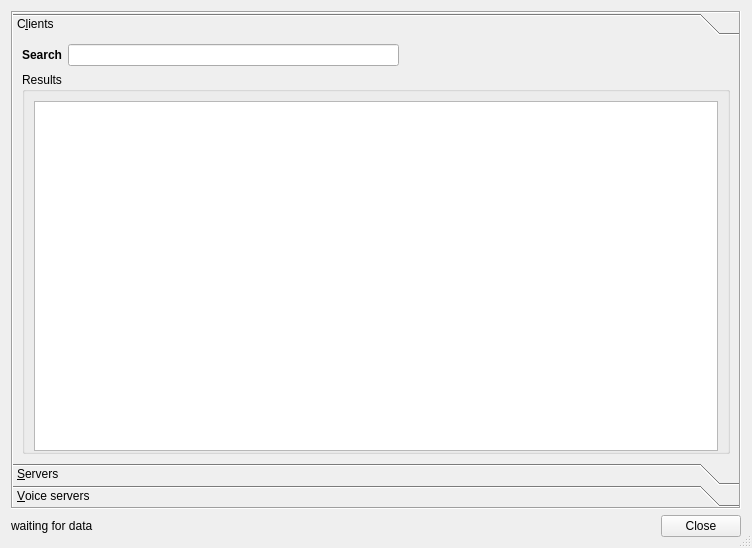
<?xml version="1.0" encoding="UTF-8"?>
<ui version="4.0">
 <class>ListClientsDialog</class>
 <widget class="QDialog" name="ListClientsDialog">
  <property name="geometry">
   <rect>
    <x>0</x>
    <y>0</y>
    <width>752</width>
    <height>548</height>
   </rect>
  </property>
  <property name="windowTitle">
   <string>Clients and servers</string>
  </property>
  <property name="windowIcon">
   <iconset resource="Resources.qrc">
    <normaloff>:/icons/qutescoop.png</normaloff>:/icons/qutescoop.png</iconset>
  </property>
  <property name="sizeGripEnabled">
   <bool>true</bool>
  </property>
  <layout class="QVBoxLayout" name="verticalLayout">
   <item>
    <widget class="QToolBox" name="toolBox">
     <property name="frameShape">
      <enum>QFrame::Box</enum>
     </property>
     <property name="frameShadow">
      <enum>QFrame::Sunken</enum>
     </property>
     <property name="currentIndex">
      <number>0</number>
     </property>
     <property name="tabSpacing">
      <number>0</number>
     </property>
     <widget class="QWidget" name="pageClients">
      <property name="geometry">
       <rect>
        <x>0</x>
        <y>0</y>
        <width>732</width>
        <height>418</height>
       </rect>
      </property>
      <attribute name="label">
       <string>C&amp;lients</string>
      </attribute>
      <layout class="QVBoxLayout" name="verticalLayout_3">
       <item>
        <layout class="QGridLayout" name="gridLayout">
         <item row="0" column="1">
          <widget class="QLineEdit" name="editFilter">
           <property name="toolTip">
            <string>Wildcards (*, ?) and those powerful &quot;Regular Expressions&quot; (search for them on the internet) allowed</string>
           </property>
          </widget>
         </item>
         <item row="0" column="0">
          <widget class="QLabel" name="label">
           <property name="font">
            <font>
             <weight>75</weight>
             <bold>true</bold>
            </font>
           </property>
           <property name="text">
            <string>Search</string>
           </property>
           <property name="buddy">
            <cstring>editFilter</cstring>
           </property>
          </widget>
         </item>
         <item row="0" column="2">
          <spacer name="horizontalSpacer">
           <property name="orientation">
            <enum>Qt::Horizontal</enum>
           </property>
           <property name="sizeHint" stdset="0">
            <size>
             <width>40</width>
             <height>20</height>
            </size>
           </property>
          </spacer>
         </item>
        </layout>
       </item>
       <item>
        <widget class="QGroupBox" name="boxResults">
         <property name="title">
          <string>Results</string>
         </property>
         <layout class="QVBoxLayout" name="verticalLayout_2">
          <property name="bottomMargin">
           <number>0</number>
          </property>
          <item>
           <widget class="QTreeView" name="treeListClients">
            <property name="toolTip">
             <string>Lists all connected Clients for the selected network</string>
            </property>
            <property name="editTriggers">
             <set>QAbstractItemView::NoEditTriggers</set>
            </property>
            <property name="rootIsDecorated">
             <bool>false</bool>
            </property>
            <property name="uniformRowHeights">
             <bool>true</bool>
            </property>
            <property name="itemsExpandable">
             <bool>false</bool>
            </property>
            <property name="sortingEnabled">
             <bool>true</bool>
            </property>
            <property name="allColumnsShowFocus">
             <bool>true</bool>
            </property>
            <property name="expandsOnDoubleClick">
             <bool>false</bool>
            </property>
           </widget>
          </item>
         </layout>
        </widget>
       </item>
      </layout>
     </widget>
     <widget class="QWidget" name="pageServers">
      <property name="geometry">
       <rect>
        <x>0</x>
        <y>0</y>
        <width>125</width>
        <height>131</height>
       </rect>
      </property>
      <attribute name="label">
       <string>&amp;Servers</string>
      </attribute>
      <layout class="QVBoxLayout" name="verticalLayout_4">
       <item>
        <layout class="QHBoxLayout" name="horizontalLayout_2">
         <item>
          <widget class="QPushButton" name="pbPingServers">
           <property name="toolTip">
            <string>Find the &quot;ping&quot; to the server, that is the time (in milliseconds) a packet needs to travel between you and the server. This is also called &quot;network lag&quot;</string>
           </property>
           <property name="text">
            <string>&amp;ping servers</string>
           </property>
          </widget>
         </item>
         <item>
          <spacer name="horizontalSpacer_2">
           <property name="orientation">
            <enum>Qt::Horizontal</enum>
           </property>
           <property name="sizeHint" stdset="0">
            <size>
             <width>40</width>
             <height>20</height>
            </size>
           </property>
          </spacer>
         </item>
        </layout>
       </item>
       <item>
        <widget class="QTableWidget" name="serversTable">
         <property name="toolTip">
          <string>Lists all servers that have been announced in Whazzup</string>
         </property>
         <property name="editTriggers">
          <set>QAbstractItemView::NoEditTriggers</set>
         </property>
         <property name="selectionMode">
          <enum>QAbstractItemView::SingleSelection</enum>
         </property>
         <property name="selectionBehavior">
          <enum>QAbstractItemView::SelectRows</enum>
         </property>
         <property name="verticalScrollMode">
          <enum>QAbstractItemView::ScrollPerPixel</enum>
         </property>
         <property name="horizontalScrollMode">
          <enum>QAbstractItemView::ScrollPerPixel</enum>
         </property>
         <property name="showGrid">
          <bool>false</bool>
         </property>
         <property name="sortingEnabled">
          <bool>false</bool>
         </property>
         <property name="cornerButtonEnabled">
          <bool>false</bool>
         </property>
         <attribute name="verticalHeaderVisible">
          <bool>false</bool>
         </attribute>
        </widget>
       </item>
      </layout>
     </widget>
     <widget class="QWidget" name="pageVoiceServers">
      <property name="geometry">
       <rect>
        <x>0</x>
        <y>0</y>
        <width>125</width>
        <height>131</height>
       </rect>
      </property>
      <attribute name="label">
       <string>&amp;Voice servers</string>
      </attribute>
      <layout class="QVBoxLayout" name="verticalLayout_5">
       <item>
        <layout class="QHBoxLayout" name="horizontalLayout_3">
         <item>
          <widget class="QPushButton" name="pbPingVoiceServers">
           <property name="toolTip">
            <string>Find the &quot;ping&quot; to the server, that is the time (in milliseconds) a packet needs to travel between you and the server. This is also called &quot;network lag&quot;</string>
           </property>
           <property name="text">
            <string>&amp;ping servers</string>
           </property>
          </widget>
         </item>
         <item>
          <spacer name="horizontalSpacer_4">
           <property name="orientation">
            <enum>Qt::Horizontal</enum>
           </property>
           <property name="sizeHint" stdset="0">
            <size>
             <width>40</width>
             <height>20</height>
            </size>
           </property>
          </spacer>
         </item>
        </layout>
       </item>
       <item>
        <widget class="QTableWidget" name="voiceServersTable">
         <property name="toolTip">
          <string>Lists all Voice Servers that have been announced in Whazzup.
Note: Voice Servers are not choosable for you as a pilot. ATC selects the server and you will join on his/her server.</string>
         </property>
         <property name="editTriggers">
          <set>QAbstractItemView::NoEditTriggers</set>
         </property>
         <property name="selectionMode">
          <enum>QAbstractItemView::SingleSelection</enum>
         </property>
         <property name="selectionBehavior">
          <enum>QAbstractItemView::SelectRows</enum>
         </property>
         <property name="verticalScrollMode">
          <enum>QAbstractItemView::ScrollPerPixel</enum>
         </property>
         <property name="horizontalScrollMode">
          <enum>QAbstractItemView::ScrollPerPixel</enum>
         </property>
         <property name="showGrid">
          <bool>false</bool>
         </property>
         <property name="sortingEnabled">
          <bool>false</bool>
         </property>
         <property name="cornerButtonEnabled">
          <bool>false</bool>
         </property>
         <attribute name="verticalHeaderVisible">
          <bool>false</bool>
         </attribute>
        </widget>
       </item>
      </layout>
     </widget>
    </widget>
   </item>
   <item>
    <layout class="QHBoxLayout" name="horizontalLayout">
     <item>
      <widget class="QLabel" name="lblStatusInfo">
       <property name="text">
        <string>waiting for data</string>
       </property>
      </widget>
     </item>
     <item>
      <spacer name="horizontalSpacer_3">
       <property name="orientation">
        <enum>Qt::Horizontal</enum>
       </property>
       <property name="sizeHint" stdset="0">
        <size>
         <width>40</width>
         <height>20</height>
        </size>
       </property>
      </spacer>
     </item>
     <item>
      <widget class="QDialogButtonBox" name="buttonBox">
       <property name="standardButtons">
        <set>QDialogButtonBox::Close</set>
       </property>
      </widget>
     </item>
    </layout>
   </item>
  </layout>
 </widget>
 <resources>
  <include location="Resources.qrc"/>
 </resources>
 <connections>
  <connection>
   <sender>buttonBox</sender>
   <signal>clicked(QAbstractButton*)</signal>
   <receiver>ListClientsDialog</receiver>
   <slot>close()</slot>
   <hints>
    <hint type="sourcelabel">
     <x>557</x>
     <y>439</y>
    </hint>
    <hint type="destinationlabel">
     <x>602</x>
     <y>392</y>
    </hint>
   </hints>
  </connection>
 </connections>
</ui>
